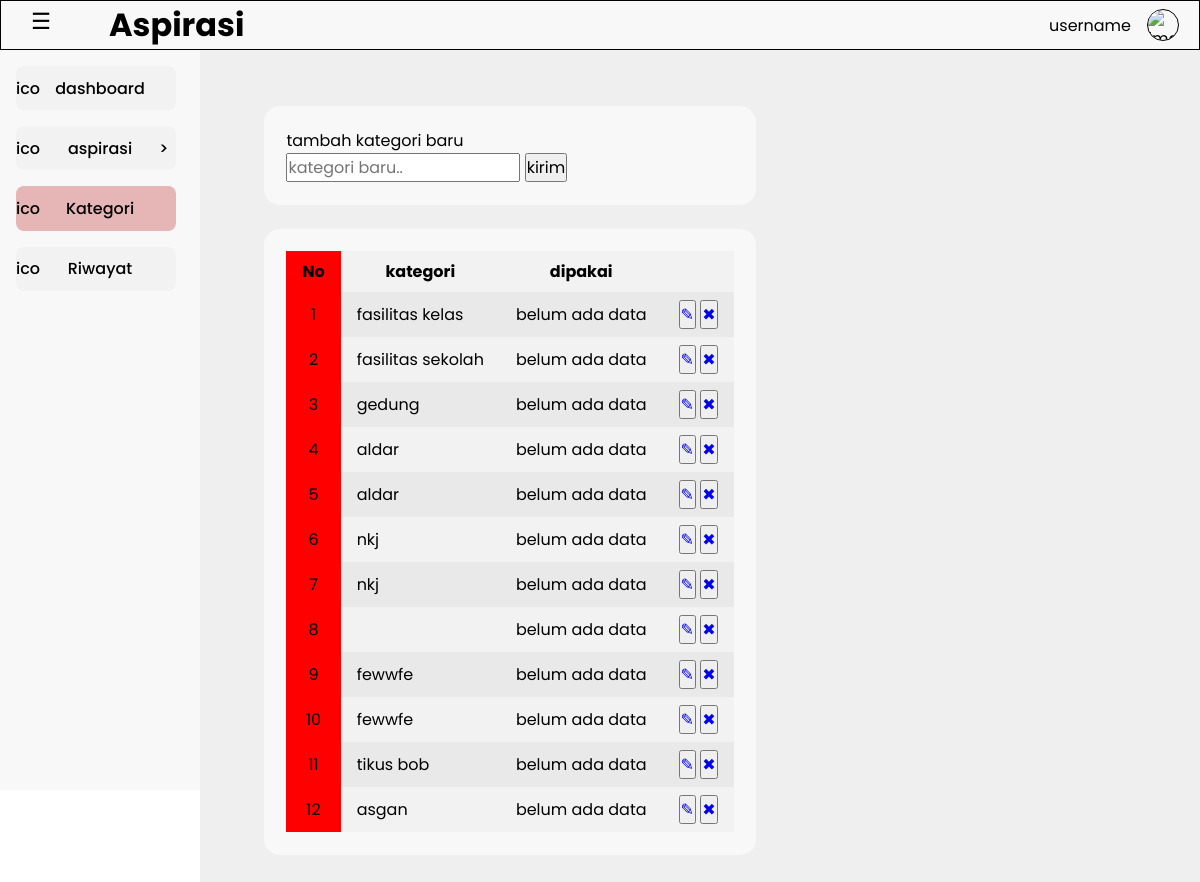
Page /view/admin/a_category.php on the committed database.
### tables this page shows
CREATE TABLE `kategori` (
  `id_kategori` int NOT NULL,
  `isi_kategori` varchar(30) NOT NULL,
  `waktu_upload` datetime NOT NULL DEFAULT CURRENT_TIMESTAMP
);

### controller/c_category.php (called while the page is built)
<?php
  include_once __DIR__ . "../../model/m_category.php";
  $category = new m_category();
  try {
    if(!empty($_GET['action'])){
      if($_GET['action'] != "delete" ) {
        if($_GET['action'] == 'edit'){
          $id_kategori = $_GET['id_kategori'];
          $data = $category->get_data_by_id($id_kategori);
          include_once '../view/admin/a_category-edit.php';
        } else{
            $_SERVER["REQUEST_METHOD"] = $_POST;
          $id_kategori = $_POST['id_kategori'];
          $isi_kategori = $_POST['isi_kategori'];
          if($_GET['action'] == "add" ) {
            $category->add_data($isi_kategori);
          } elseif ($_GET['action'] == "update" ){
            $category->update_data($id_kategori, $isi_kategori);
          }
        }
      } else {
        $id_kategori = $_GET['id_kategori'];
        $category->delete_data($id_kategori);
      }
    } else {
      $data = $category->get_data();
    }
  } catch (Exception $e) {
    $e->getMessage();
  }
?>

### model/m_connection.php (called while the page is built, shortened)
<?php
class m_connection{
    private $host = "localhost", $username = "root", $password = "", $database = "ukk_3_putra";
    function __construct(){
        $this->conn = mysqli_connect(
            $this->host,
            $this->username,
            $this->password,
            $this->database
        );
    }
}
?>

### model/m_category.php (called while the page is built, shortened)
<?php
  include_once "m_connection.php";
  class m_category{
    function get_data(){
      $conn = new m_connection();
      $sql = " SELECT * FROM kategori";
      $query = mysqli_query($conn->conn, $sql);
      if($query->num_rows > 0){
        while($row = mysqli_fetch_object($query)){
          $result[] = $row;
        }
        return $result;
      }else{
        echo "ga ada data";
      }
    }
  }
?>

### view/admin/a_category.php (the view, shortened to what this page needs)
<?php
    include "../../controller/c_category.php";
    include "a_header.php";
?>
</head>
<body>
<?php
    include "a_navbar.php";
?>
    <div class="grid">
        <div class="container">
            <p>tambah kategori baru</p>
            <form action="../../controller/c_category.php?action=add" method="post">
                <input type="text" name="isi_kategori" placeholder="kategori baru..">
                <button type="submit">kirim</button>
            </form>
        </div>
        <div class="container">
            <table>
                <thead>
                    <tr>
                        <th>No</th>
                        <th>kategori</th>
                        <th>dipakai</th>
                        <th rowspan="2"></th>
                    </tr>
                </thead>
                <tbody>
                    <?php
                        $no = 1;
                        foreach($data as $result){
                    ?>
                    <tr>
                        <td><?= $no++ ?></td>
                        <td><?= $result->isi_kategori ?></td>
                        <td>belum ada data</td>
                        <td>
                            <button><a href="../../controller/c_category.php?action=edit&id_kategori=<?= $result->id_kategori ?>">&#9998;</a></button>
                            <button><a href="../../controller/c_category.php?action=delete&id_kategori=<?= $result->id_kategori ?>" onclick="return confirm('Yakin hapus kategori ini?')">&#10006;</a></button>
                        </td>
                    </tr>
                    <?php
                        }
                    ?>
                </tbody>
            </table>
        </div>
    </div>
<?php
    include "a_footer.php";
?>
</body>
</html>

### view/re-style/prop.css (style rules this page uses)
html { --header-height-base: 50px; --navbar-width-base: 200px; --button-width-base: 160px; }
html { --primary-color-base:#f2efff; --secondary-color-base:#f3f2f0; --white-1000:#fefefe; --white-900:#fbfbfb; --white-800:#f8f8f8; --white-700:#f5f5f5; --white-600:#f2f2f2; --white-500:#efefef; --white-400:#ececec; --white-300:#e9e9e9; --white-200:#e6e6e6; --white-100:#e3e3e3; }

### view/re-style/style.css (style rules this page uses)
* { margin: 0; padding: 0; box-sizing: border-box; font-family: 'Poppins'; font-size: 16px; }
.grid { display: grid; justify-content: space-between; align-content: space-between; }
a { text-decoration: none; }
body { margin: 0; }
.container { border: transparent; background-color: var(--white-800); min-width: 10vw; padding: 1.4em; margin-top: 24px; border-radius: 16px; gap: 22px; grid-template-columns: repeat(auto-fit, minmax(200px, 1fr)); }
table { border-collapse: collapse; }
th,td { padding: 0.5em 1em; }
th:nth-child(1), td:nth-child(1) { text-align: center; background-color: red; }
th, tr:nth-child(even) { background-color: var(--white-600); }
tr:nth-child(odd) { background-color: var(--white-300); }

### rows in the picture
kategori: isi_kategori "fasilitas kelas"
kategori: isi_kategori "fasilitas sekolah"
kategori: isi_kategori "gedung"
kategori: isi_kategori "aldar"
kategori: isi_kategori "aldar"
kategori: isi_kategori "nkj"
kategori: isi_kategori "nkj"
kategori: isi_kategori "fewwfe"
kategori: isi_kategori "fewwfe"
kategori: isi_kategori "tikus bob"
kategori: isi_kategori "asgan"
